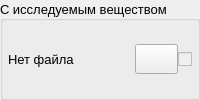
                       <widget class="QGroupBox" name="groupBox_with_gas">
                        <property name="minimumSize">
                         <size>
                          <width>0</width>
                          <height>50</height>
                         </size>
                        </property>
                        <property name="sizeIncrement">
                         <size>
                          <width>0</width>
                          <height>0</height>
                         </size>
                        </property>
                        <property name="baseSize">
                         <size>
                          <width>0</width>
                          <height>0</height>
                         </size>
                        </property>
                        <property name="font">
                         <font>
                          <family>MS Shell Dlg 2</family>
                          <pointsize>10</pointsize>
                          <weight>50</weight>
                          <italic>false</italic>
                          <bold>false</bold>
                         </font>
                        </property>
                        <property name="cursor">
                         <cursorShape>ArrowCursor</cursorShape>
                        </property>
                        <property name="mouseTracking">
                         <bool>false</bool>
                        </property>
                        <property name="tabletTracking">
                         <bool>false</bool>
                        </property>
                        <property name="styleSheet">
                         <string notr="true"/>
                        </property>
                        <property name="title">
                         <string>С исследуемым веществом</string>
                        </property>
                        <property name="alignment">
                         <set>Qt::AlignLeading|Qt::AlignLeft|Qt::AlignVCenter</set>
                        </property>
                        <property name="flat">
                         <bool>true</bool>
                        </property>
                        <property name="checkable">
                         <bool>false</bool>
                        </property>
                        <layout class="QHBoxLayout" name="layout_with_gas">
                         <property name="spacing">
                          <number>0</number>
                         </property>
                         <property name="leftMargin">
                          <number>5</number>
                         </property>
                         <property name="topMargin">
                          <number>5</number>
                         </property>
                         <property name="rightMargin">
                          <number>5</number>
                         </property>
                         <property name="bottomMargin">
                          <number>5</number>
                         </property>
                         <item>
                          <widget class="QLabel" name="label_text_file_name_with_gas">
                           <property name="sizePolicy">
                            <sizepolicy hsizetype="Ignored" vsizetype="Preferred">
                             <horstretch>0</horstretch>
                             <verstretch>0</verstretch>
                            </sizepolicy>
                           </property>
                           <property name="minimumSize">
                            <size>
                             <width>0</width>
                             <height>30</height>
                            </size>
                           </property>
                           <property name="maximumSize">
                            <size>
                             <width>16777215</width>
                             <height>30</height>
                            </size>
                           </property>
                           <property name="font">
                            <font>
                             <pointsize>10</pointsize>
                             <weight>50</weight>
                             <bold>false</bold>
                            </font>
                           </property>
                           <property name="styleSheet">
                            <string notr="true"/>
                           </property>
                           <property name="text">
                            <string>Нет файла</string>
                           </property>
                           <property name="textFormat">
                            <enum>Qt::AutoText</enum>
                           </property>
                           <property name="scaledContents">
                            <bool>false</bool>
                           </property>
                          </widget>
                         </item>
                         <item>
                          <widget class="QPushButton" name="pushButton_reading_file_with_gas">
                           <property name="sizePolicy">
                            <sizepolicy hsizetype="Fixed" vsizetype="Fixed">
                             <horstretch>0</horstretch>
                             <verstretch>0</verstretch>
                            </sizepolicy>
                           </property>
                           <property name="minimumSize">
                            <size>
                             <width>0</width>
                             <height>30</height>
                            </size>
                           </property>
                           <property name="maximumSize">
                            <size>
                             <width>16777215</width>
                             <height>30</height>
                            </size>
                           </property>
                           <property name="cursor">
                            <cursorShape>PointingHandCursor</cursorShape>
                           </property>
                           <property name="styleSheet">
                            <string notr="true">QPushButton {
	image: url(:/general_black_ui/resource/general_black_ui/download_24dp_white.svg);
}

QPushButton:hover {
	border: none;												/* без границ */
}</string>
                           </property>
                           <property name="text">
                            <string/>
                           </property>
                           <property name="iconSize">
                            <size>
                             <width>25</width>
                             <height>25</height>
                            </size>
                           </property>
                          </widget>
                         </item>
                         <item>
                          <widget class="QCheckBox" name="checkBox_download_with_gas">
                           <property name="enabled">
                            <bool>false</bool>
                           </property>
                           <property name="sizePolicy">
                            <sizepolicy hsizetype="Fixed" vsizetype="Fixed">
                             <horstretch>0</horstretch>
                             <verstretch>0</verstretch>
                            </sizepolicy>
                           </property>
                           <property name="minimumSize">
                            <size>
                             <width>0</width>
                             <height>30</height>
                            </size>
                           </property>
                           <property name="maximumSize">
                            <size>
                             <width>16777215</width>
                             <height>30</height>
                            </size>
                           </property>
                           <property name="styleSheet">
                            <string notr="true"/>
                           </property>
                           <property name="text">
                            <string/>
                           </property>
                           <property name="checked">
                            <bool>false</bool>
                           </property>
                           <property name="tristate">
                            <bool>false</bool>
                           </property>
                          </widget>
                         </item>
                        </layout>
                       </widget>
